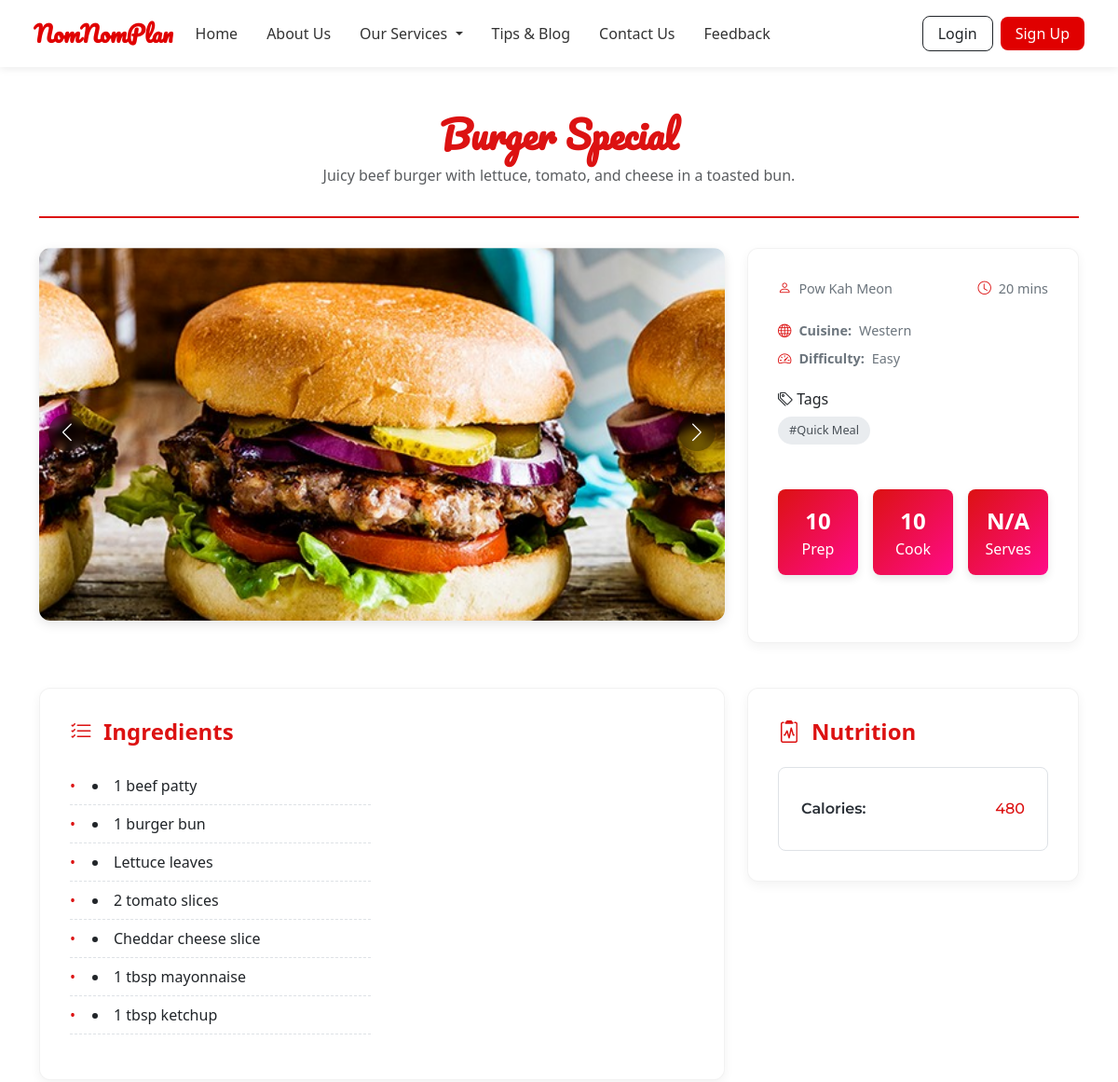
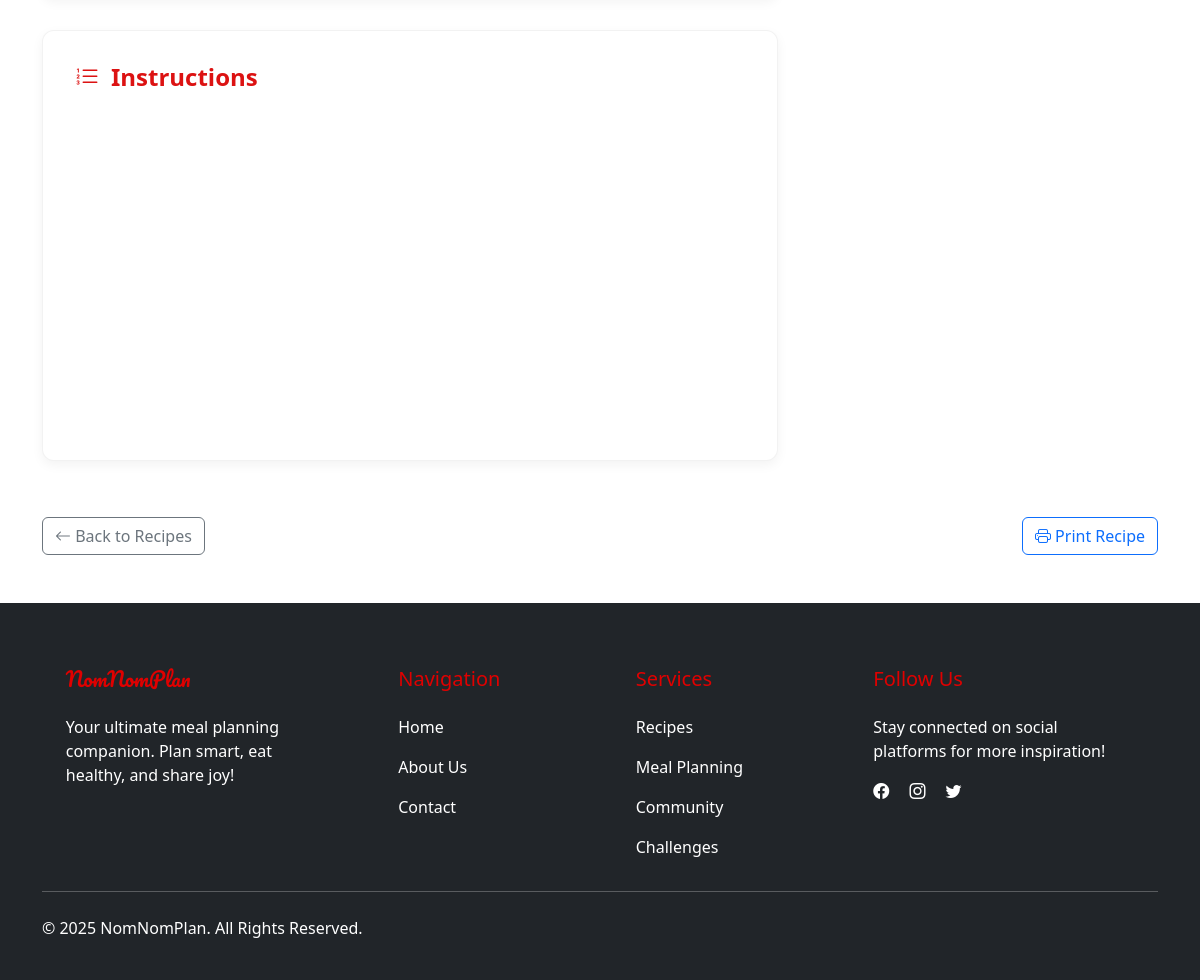
Page /recipe-modules/view-recipe.php?id=6 on the committed database (2 pictures, top to bottom).
### tables this page shows
CREATE TABLE `recipes` (
  `id` int(11) NOT NULL,
  `title` varchar(255) NOT NULL,
  `description` text DEFAULT NULL,
  `ingredients` longtext DEFAULT NULL,
  `steps` longtext DEFAULT NULL,
  `cuisine` varchar(100) DEFAULT NULL,
  `prep_time` int(11) DEFAULT NULL,
  `cook_time` int(11) DEFAULT NULL,
  `total_time` int(11) DEFAULT NULL,
  `difficulty` enum('easy','medium','hard') DEFAULT NULL,
  `nutrition` longtext DEFAULT NULL,
  `status` enum('draft','pending','approved','rejected') DEFAULT 'pending',
  `is_public` tinyint(1) DEFAULT 1,
  `view_count` int(11) DEFAULT 0,
  `created_by` int(11) DEFAULT NULL,
  `created_at` timestamp NOT NULL DEFAULT current_timestamp(),
  `updated_at` timestamp NOT NULL DEFAULT current_timestamp() ON UPDATE current_timestamp(),
  `admin_note` text DEFAULT NULL
);

CREATE TABLE `users` (
  `id` int(11) NOT NULL,
  `name` varchar(100) NOT NULL,
  `email` varchar(100) NOT NULL,
  `password` varchar(255) NOT NULL,
  `role` enum('user','admin') DEFAULT 'user',
  `created_at` timestamp NOT NULL DEFAULT current_timestamp()
);

### recipe-modules/view-recipe.php (the view, shortened to what this page needs)
<?php
require_once '../includes/db.php';
$recipe_id = (int) $_GET['id'];
$query = $conn->prepare("SELECT recipes.*, users.name AS username FROM recipes LEFT JOIN users ON recipes.created_by = users.id WHERE recipes.id = ?");
$query->bind_param("i", $recipe_id);
$query->execute();
$result = $query->get_result();
$recipe = $result->fetch_assoc();
$tagStmt = $conn->prepare("SELECT tags.name FROM tags JOIN recipe_tags ON tags.id = recipe_tags.tag_id WHERE recipe_tags.recipe_id = ?");
$tagStmt->bind_param("i", $recipe_id);
$tagStmt->execute();
$tagResult = $tagStmt->get_result();
$tags = [];
while ($row = $tagResult->fetch_assoc()) {
    $tags[] = $row['name'];
}
$imageStmt = $conn->prepare("SELECT image_url FROM recipe_images WHERE recipe_id = ?");
$imageStmt->bind_param("i", $recipe_id);
$imageStmt->execute();
$imageResult = $imageStmt->get_result();
$images = [];
while ($img = $imageResult->fetch_assoc()) {
    $images[] = $img['image_url'];
}
function displayIngredients($input) {
    $decoded = json_decode($input, true);
    if (json_last_error() === JSON_ERROR_NONE && is_array($decoded)) {
        $sections = [];
        $current = [];
        foreach ($decoded as $line) {
            $trimmed = trim($line);
            if (preg_match('/^[A-Z][^:]*:$/', $trimmed)) {
                if (!empty($current)) {
                    $sections[] = $current;
                }
                $current = [$trimmed];
            } else {
                $current[] = $trimmed;
            }
        }
        if (!empty($current)) {
            $sections[] = $current;
        }
        if (!empty($sections)) {
            echo '<div class="row">';
            foreach ($sections as $col) {
                echo '<div class="col-md-6 mb-3">';
                foreach ($col as $index => $item) {
                    $escaped = htmlspecialchars($item);
                    if ($index === 0 && preg_match('/^[A-Z][^:]*:$/', $item)) {
                        echo '<h5 class="ingredient-section-title mb-3">' . $escaped . '</h5><ul class="ingredient-list mb-4">';
                    } elseif ($index === count($col) - 1) {
                        echo '<li class="ingredient-item">' . $escaped . '</li></ul>';
                    } else {
                        echo '<li class="ingredient-item">' . $escaped . '</li>';
                    }
                }
                echo '</div>';
            }
            echo '</div>';
            return;
        }
    }
}
function formatNutritionFacts($nutrition) {
    $lines = array_filter(explode("\n", $nutrition), function($line) {
        return !empty(trim($line));
    });
    $formatted = '<div class="nutrition-facts">';
    foreach ($lines as $line) {
        $parts = explode(':', $line, 2);
        if (count($parts) === 2) {
            $label = trim($parts[0]);
            $value = trim($parts[1]);
            $formatted .= '<div class="nutrition-row d-flex justify-content-between">
                            <span class="nutrition-label">'.$label.':</span>
                            <span class="nutrition-value">'.$value.'</span>
                          </div>';
        } else {
            $formatted .= '<div class="nutrition-plain">'.htmlspecialchars($line).'</div>';
        }
    }
    $formatted .= '</div>';
    return $formatted;
}
?>
<!DOCTYPE html>
<html lang="en">
<head>
  <link href="https://cdn.jsdelivr.net/npm/bootstrap@5.3.2/dist/css/bootstrap.min.css" rel="stylesheet">
  <link rel="stylesheet" href="https://cdn.jsdelivr.net/npm/swiper@11/swiper-bundle.min.css">
  <link rel="stylesheet" href="https://cdn.jsdelivr.net/npm/bootstrap-icons@1.10.0/font/bootstrap-icons.css">
</head>
<body>
<?php include '../navbar.php'; ?>
<div class="container py-5">
  <div class="recipe-header print-hidden">
    <h1 class="logo"><?= htmlspecialchars($recipe['title']) ?></h1>
    <p class="text-muted"><?= nl2br(htmlspecialchars($recipe['description'])) ?></p>
  </div>
  <div class="row recipe-top-section mb-5">
    <div class="col-lg-8">
      <?php if (!empty($images)): ?>
        <div class="swiper recipe-slider print-hidden">
          <div class="swiper-wrapper">
            <?php foreach ($images as $img): ?>
              <div class="swiper-slide">
              <img src="/meal-planner-app/<?= ltrim($img, '/') ?>" alt="<?= htmlspecialchars($recipe['title']) ?>">
              </div>
            <?php endforeach; ?>
          </div>
          <div class="swiper-button-next"></div>
          <div class="swiper-button-prev"></div>
        </div>
      <?php else: ?>
        <div class="bg-light rounded print-hidden" style="height: 400px; display: flex; align-items: center; justify-content: center;">
          <div class="text-muted">No images available</div>
        </div>
      <?php endif; ?>
    </div>
    <div class="col-lg-4 recipe-details mt-4 mt-lg-0">
      <div class="section-box h-100">
        <div class="d-flex justify-content-between align-items-center mb-4">
          <div class="recipe-meta-item">
            <i class="bi bi-person"></i> <?= htmlspecialchars($recipe['username']) ?>
          </div>
          <div class="recipe-meta-item">
            <i class="bi bi-clock"></i> <?= $recipe['total_time'] ?> mins
          </div>
        </div>
        <div class="mb-4">
          <div class="recipe-meta-item mb-2">
            <i class="bi bi-globe"></i> <strong>Cuisine:</strong> <?= ucfirst($recipe['cuisine']) ?>
          </div>
          <div class="recipe-meta-item">
            <i class="bi bi-speedometer2"></i> <strong>Difficulty:</strong> <?= ucfirst($recipe['difficulty']) ?>
          </div>
        </div>
        <?php if (!empty($tags)): ?>
        <div class="mb-4">
          <h6 class="mb-2"><i class="bi bi-tags"></i> Tags</h6>
          <div>
            <?php foreach ($tags as $tag): ?>
              <span class="tag-badge">#<?= htmlspecialchars($tag) ?></span>
            <?php endforeach; ?>
          </div>
        </div>
        <?php endif; ?>
        <div class="row g-3 mt-4">
          <div class="col-4">
            <div class="time-box">
              <span><?= $recipe['prep_time'] ?></span>
              Prep
            </div>
          </div>
          <div class="col-4">
            <div class="time-box">
              <span><?= $recipe['cook_time'] ?></span>
              Cook
            </div>
          </div>
          <div class="col-4">
            <div class="time-box">
              <span><?= $recipe['servings'] ?? 'N/A' ?></span>
              Serves
            </div>
          </div>
        </div>
      </div>
    </div>
  </div>
  <div class="row">
    <div class="col-lg-8">
      <div class="section-box">
        <h2 class="section-title"><i class="bi bi-list-check"></i> Ingredients</h2>
        <?php displayIngredients($recipe['ingredients']); ?>
      </div>
      <div class="section-box">
        <h2 class="section-title"><i class="bi bi-list-ol"></i> Instructions</h2>
      </div>
    </div>
    <div class="col-lg-4">
      <?php if (!empty($recipe['nutrition'])): ?>
      <div class="section-box">
        <h2 class="section-title"><i class="bi bi-clipboard2-pulse"></i> Nutrition</h2>
        <?= formatNutritionFacts($recipe['nutrition']) ?>
      </div>
      <?php endif; ?>
    </div>
  </div>
  <div class="d-flex justify-content-between print-hidden mt-4">
    <a href="recipe-management.php" class="btn btn-outline-secondary btn-hover-effect">
      <i class="bi bi-arrow-left"></i> Back to Recipes
    </a>
    <div>
      <button onclick="window.print()" class="btn btn-outline-primary btn-hover-effect">
        <i class="bi bi-printer"></i> Print Recipe
      </button>
    </div>
  </div>
</div>
<div class="print-hidden">
  <?php include '../includes/footer.php'; ?>
</div>
</body>
</html>

### recipe-modules/view-recipe.php (style rules this page uses)
:root { --primary-color:rgb(220, 18, 18); --secondary-color:rgb(255, 11, 137); --dark-color: #292f36; --light-color: #f7fff7; --accent-color: #ffd166; }
body { font-family: 'Montserrat', sans-serif; color: var(--dark-color); background-color: #f8f9fa; line-height: 1.6; }
.logo { font-family: 'Pacifico', cursive; color: var(--primary-color); }
.recipe-header { margin-bottom: 2rem; text-align: center; padding-bottom: 1rem; border-bottom: 2px solid var(--primary-color); }
.recipe-header h1 { font-size: 2.5rem; font-weight: 700; margin-bottom: 0.5rem; }
.section-box { background: white; border-radius: 12px; padding: 2rem; margin-bottom: 2rem; box-shadow: 0 4px 12px rgba(0, 0, 0, 0.05); border: 1px solid rgba(0, 0, 0, 0.05); }
.section-title { font-size: 1.5rem; font-weight: 600; margin-bottom: 1.5rem; color: var(--primary-color); display: flex; align-items: center; gap: 0.75rem; }
.recipe-slider { border-radius: 12px; overflow: hidden; box-shadow: 0 4px 12px rgba(0, 0, 0, 0.1); margin-bottom: 1.5rem; }
.recipe-slider img { width: 100%; height: 400px; object-fit: cover; }
.swiper-button-next, .swiper-button-prev { color: white; background: rgba(0, 0, 0, 0.3); width: 40px; height: 40px; border-radius: 50%; backdrop-filter: blur(4px); }
.swiper-button-next::after, .swiper-button-prev::after { font-size: 1.2rem; }
.recipe-meta-item { display: flex; align-items: center; gap: 0.5rem; font-size: 0.9rem; color: #6c757d; }
.recipe-meta-item i { color: var(--primary-color); }
.tag-badge { display: inline-block; background-color: #e9ecef; padding: 0.35rem 0.75rem; border-radius: 50px; font-size: 0.8rem; margin-right: 0.5rem; margin-bottom: 0.5rem; color: #495057; }
.time-box { text-align: center; padding: 1rem; border-radius: 8px; background: linear-gradient(135deg, var(--primary-color), var(--secondary-color)); color: white; box-shadow: 0 4px 8px rgba(0, 0, 0, 0.1); }
.time-box span { display: block; font-size: 1.5rem; font-weight: 700; }
.ingredient-item { padding: 0.5rem 0; border-bottom: 1px dashed #dee2e6; position: relative; padding-left: 1.5rem; }
.ingredient-item:before { content: "•"; color: var(--primary-color); position: absolute; left: 0; }
.nutrition-facts { background: white; border: 1px solid #dee2e6; padding: 1.5rem; border-radius: 8px; font-family: 'Montserrat', sans-serif; }
.nutrition-row { padding: 0.5rem 0; border-bottom: 1px solid #f0f0f0; }
.nutrition-row:last-child { border-bottom: none; }
.nutrition-label { font-weight: 600; color: var(--dark-color); }
.nutrition-value { color: var(--primary-color); font-weight: 500; }
.btn-hover-effect { transition: all 0.3s ease; border-width: 2px; }
.btn-outline-primary { border-color: var(--primary-color); color: var(--primary-color); }
.btn-outline-secondary { border-color: var(--dark-color); color: var(--dark-color); }

### navbar.php (style rules this page uses)
:root { --primary: #e00000; --secondary: rgb(238, 140, 140); }

### rows in the picture
recipes: title "Burger Special", description "Juicy beef burger with lettuce, tomato, and cheese in a toasted bun.", created_by.name "Pow Kah Meon", total_time "20", cuisine "Western", difficulty "Easy", prep_time "10", cook_time "10", nutrition "Calories", nutrition "480"

### other values in the picture
$tag "Quick Meal"
$recipe['servings'] "N/A"
$escaped "1 beef patty"
$escaped "1 burger bun"
$escaped "Lettuce leaves"
$escaped "2 tomato slices"
$escaped "Cheddar cheese slice"
$escaped "1 tbsp mayonnaise"
$escaped "1 tbsp ketchup"
